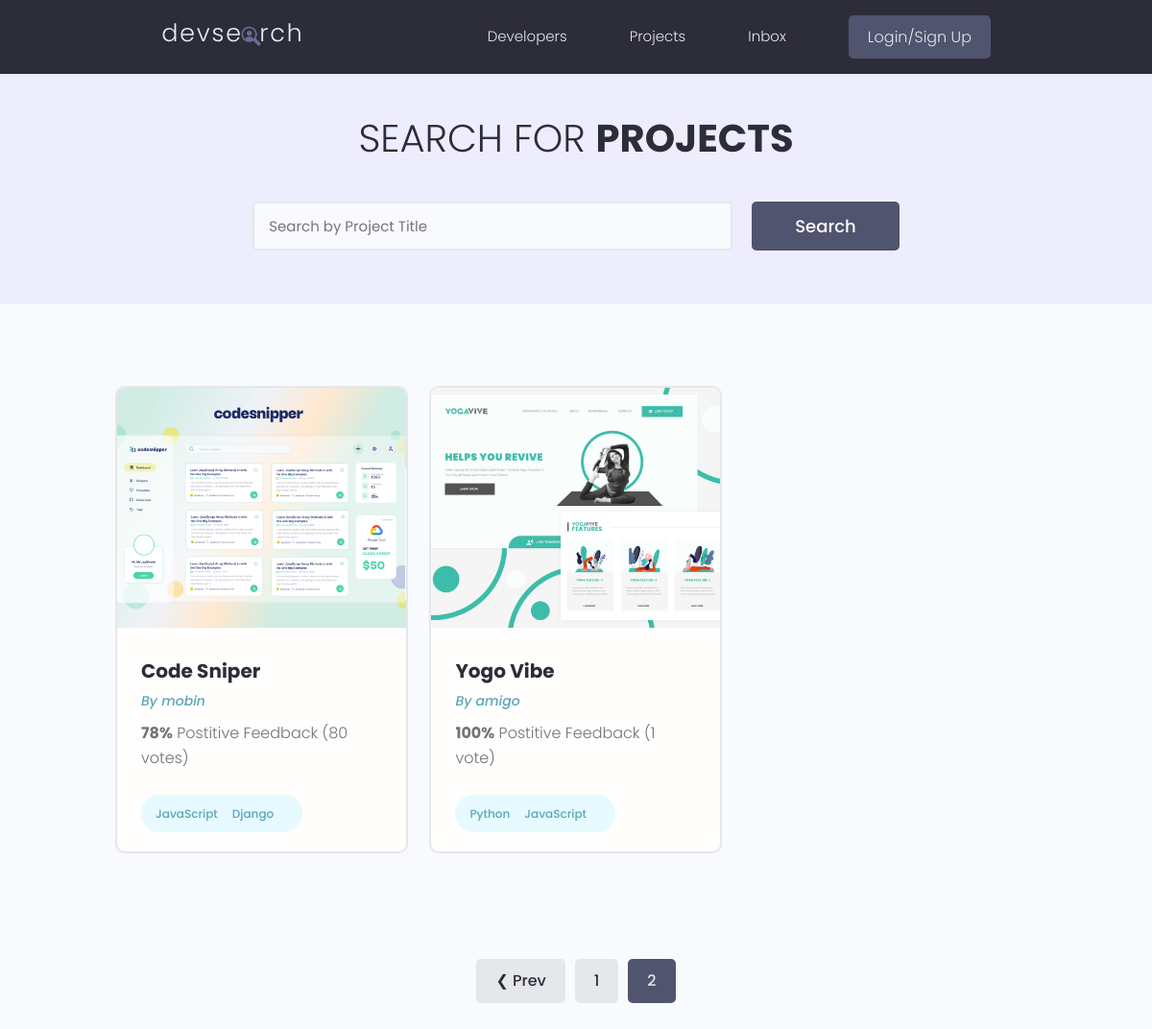
Page /projects/?page=3 on the earlier database version.
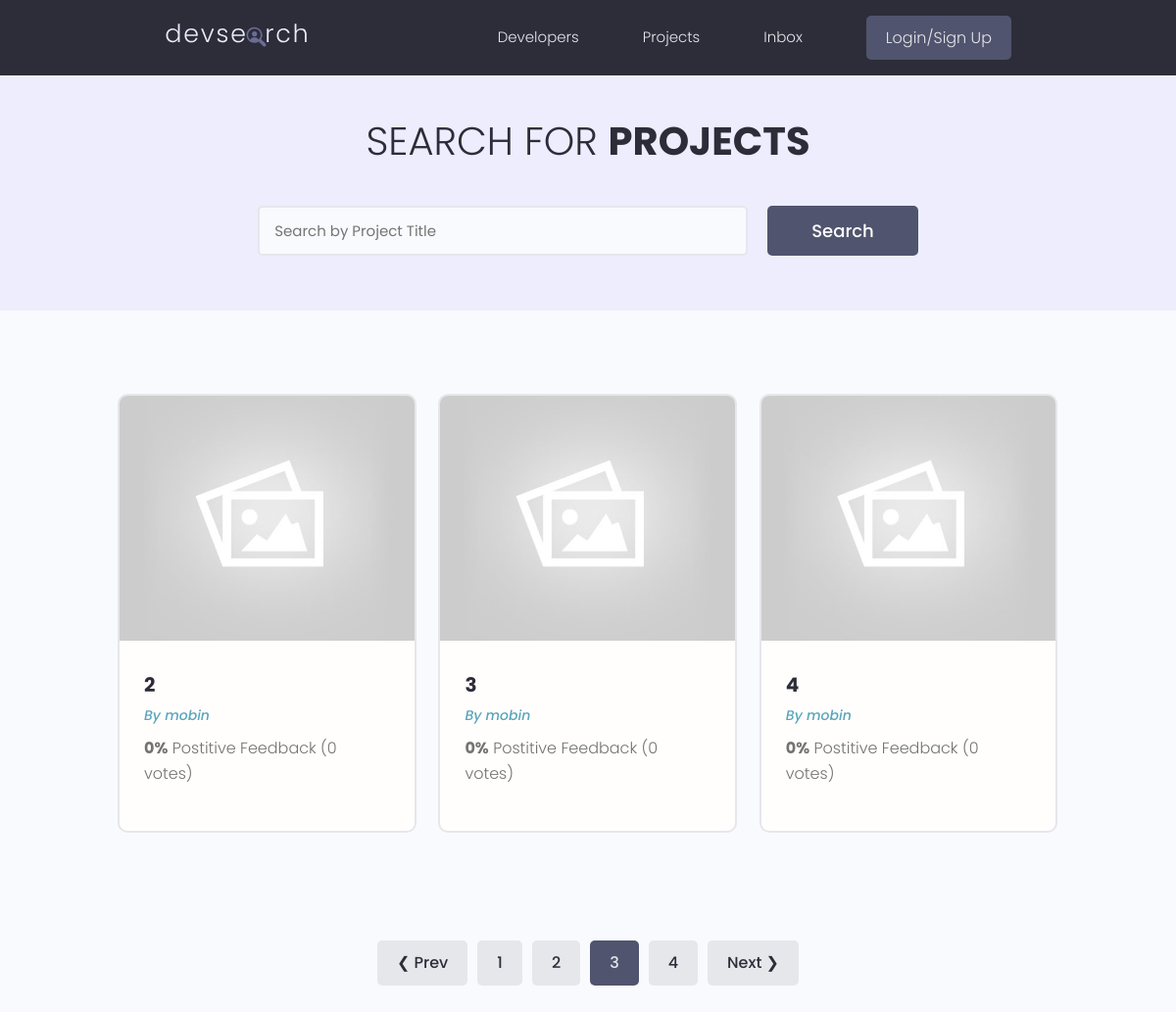
Same page on the later database version.
### projects/models.py (models this page shows, shortened)
class project(models.Model):
    owner = models.ForeignKey(
        Profile, null=True, blank= True, on_delete=models.SET_NULL)
    title = models.CharField(max_length= 200 )
    description = models.TextField(null= True , blank= True)
    featured_image = models.ImageField(null= True , blank= True , default= "default.jpg" )
    demo_link = models.CharField(max_length= 2000, null= True , blank= True)
    source_link = models.CharField(max_length= 2000, null= True , blank= True)
    tag = models.ManyToManyField('tag', blank=True)
    vote_total = models.IntegerField( default= 0 , blank= True, null= True)
    vote_ratio = models.IntegerField( default= 0 ,blank= True, null= True )
    created = models.DateField(auto_now_add=True)
    id = models.UUIDField(default=uuid.uuid4, unique=True, primary_key= True, editable= False)
    class Meta:
        ordering = ['created']

class Tag(models.Model):
    name = models.CharField(max_length= 200 )
    created = models.DateField(auto_now_add=True)
    id = models.UUIDField(default=uuid.uuid4, unique=True, primary_key= True, editable= False)
    def __str__(self):
        return self.name

### users/models.py (models this page shows, shortened)
class Profile(models.Model):
    user = models.OneToOneField(User, on_delete=models.CASCADE, null=True, blank=True,)
    name = models.CharField(max_length=200, null=True, blank=True)
    email = models.EmailField(max_length=500 , null=True, blank=True )
    username = models.CharField(max_length=200, null=True, blank=True)
    location = models.CharField(max_length=200, null=True, blank=True)
    short_intro = models.CharField(max_length=500, null=True, blank=True)
    bio = models.TextField(null=True, blank=True)
    profile_image = models.ImageField(null=True, blank=True,
                                      upload_to= 'profiles/', default='profiles/user-default.png')
    social_github = models.CharField(max_length=200, null=True, blank=True)
    social_twiiter =models.CharField(max_length=200, null=True, blank=True)
    social_linkedin =models.CharField(max_length=200, null=True, blank=True)
    social_youtube = models.CharField(max_length=200, null=True, blank=True)
    social_website = models.CharField(max_length=200, null=True, blank=True)
    created = models.DateField(auto_now_add=True)
    id = models.UUIDField(default=uuid.uuid4, unique=True,
                           primary_key= True, editable= False)

### projects/views.py (the view)
# urls.py: path('projects/', include('projects.urls')),
def projects (request):
    projects, search_query = searchProjects(request)
    custom_range, projects = paginateProjects(request, projects, 6)
    context= { 'projects': projects , 'search_query' : search_query, 'custom_range':custom_range }
    return render(request,'projects/projects.html', context)

### projects/utils.py (called while the page is built)
def paginateProjects(request, projects, results):
    page = request.GET.get('page')
    results = 3
    paginator = Paginator(projects,results)
    try:
        projects = paginator.page(page)
    except PageNotAnInteger:
        page = 1
        projects = paginator.page(page)
    except EmptyPage:
        page = paginator.num_pages
        projects = paginator.page(page)
    leftIndex = (int(page) - 3)
    if leftIndex < 1:
        leftIndex = 1
    rightIndex = (int(page) + 4)
    if rightIndex > paginator.num_pages:
        rightIndex = paginator.num_pages + 1
    custom_range = range(leftIndex, rightIndex)
    return custom_range, projects

def searchProjects(request):
    search_query = ''
    if request.GET.get('search_query'):
        search_query = request.GET.get('search_query')
    tag = Tag.objects.filter(name__icontains=search_query)
    projects = project.objects.distinct().filter(
        Q(title__icontains = search_query) |
        Q(description__icontains = search_query) |
        Q(owner__name__icontains = search_query ) |
        Q(tag__in = tag)
    )
    return projects, search_query

### projects/template/projects/projects.html (shortened to what this page needs)
{% extends 'main.html' %}
{% block content %}
  <main class="projects">
    <section class="hero-section text-center">
      <div class="container container--narrow">
        <div class="hero-section__box">
          <h2>Search for <span>Projects</span></h2>
        </div>
        <div class="hero-section__search">
          <form class="form" action="{% url 'projects' %}" method="get">
            <div class="form__field">
              <input class="input input--text" id="formInput#search" type="text" name="search_query"
                placeholder="Search by Project Title" value="{{search_query}}"/>
            </div>
            <input class="btn btn--sub btn--lg" type="submit" value="Search" />
          </form>
        </div>
      </div>
    </section>
    <section class="projectsList">
      <div class="container">
        <div class="grid grid--three">
          {% for project in projects %}
          <div class="column">
            <div class="card project">
              <a href="{% url 'project' project.id %}" class="project">
                <img class="project__thumbnail" src="{{project.featured_image.url}}" alt="project thumbnail" />
                <div class="card__body">
                  <h3 class="project__title">{{project.title}}</h3>
                  <p><a class="project__author" href="{% url 'user-profile' project.owner.id %}">By {{project.owner.name}}</a></p>
                  <p class="project--rating">
                    <span style="font-weight: bold;">{{project.vote_ratio}}%</span> Postitive
                    Feedback ({{project.vote_total}} vote{{project.vote_total|pluralize:"s"}})
                  </p>
                  <div class="project__tags">
                    {% for tags in project.tag.all  %}
                    <span class="tag tag--pill tag--main">
                      <small>{{tags}}</small>
                    {% endfor %}
                    </span>
                  </div>
                </div>
              </a>
            </div>
          </div>
          {% endfor %}
        </div>
      </div>
    </section>
    {% include 'pagination.html' with queryset=projects custom_range=custom_range %}
  </main>
{% endblock content %}

Differences in the rows shown:
no longer on this page (row unchanged): project: featured_image (picture), title "Code Sniper", owner.name "mobin", vote_ratio "78", vote_total "80"
no longer on this page (row unchanged): Tag: name "JavaScript"
no longer on this page (row unchanged): Tag: name "Django", shown under "Code Sniper"
no longer on this page (row unchanged): project: featured_image (picture), title "Yogo Vibe", owner.name "amigo", vote_ratio "100", vote_total "1"
no longer on this page (row unchanged): Tag: name "Python", shown under "Yogo Vibe"
added project: featured_image (placeholder picture), title "2", owner.name "mobin", vote_ratio "0", vote_total "0"
added project: featured_image (placeholder picture), title "3", owner.name "mobin", vote_ratio "0", vote_total "0"
added project: featured_image (placeholder picture), title "4", owner.name "mobin", vote_ratio "0", vote_total "0"
Other differences:
list line gone: "2"
new list line: "2"
new list line: "3"
new list line: "4"
text now shown: "Next ❯"
